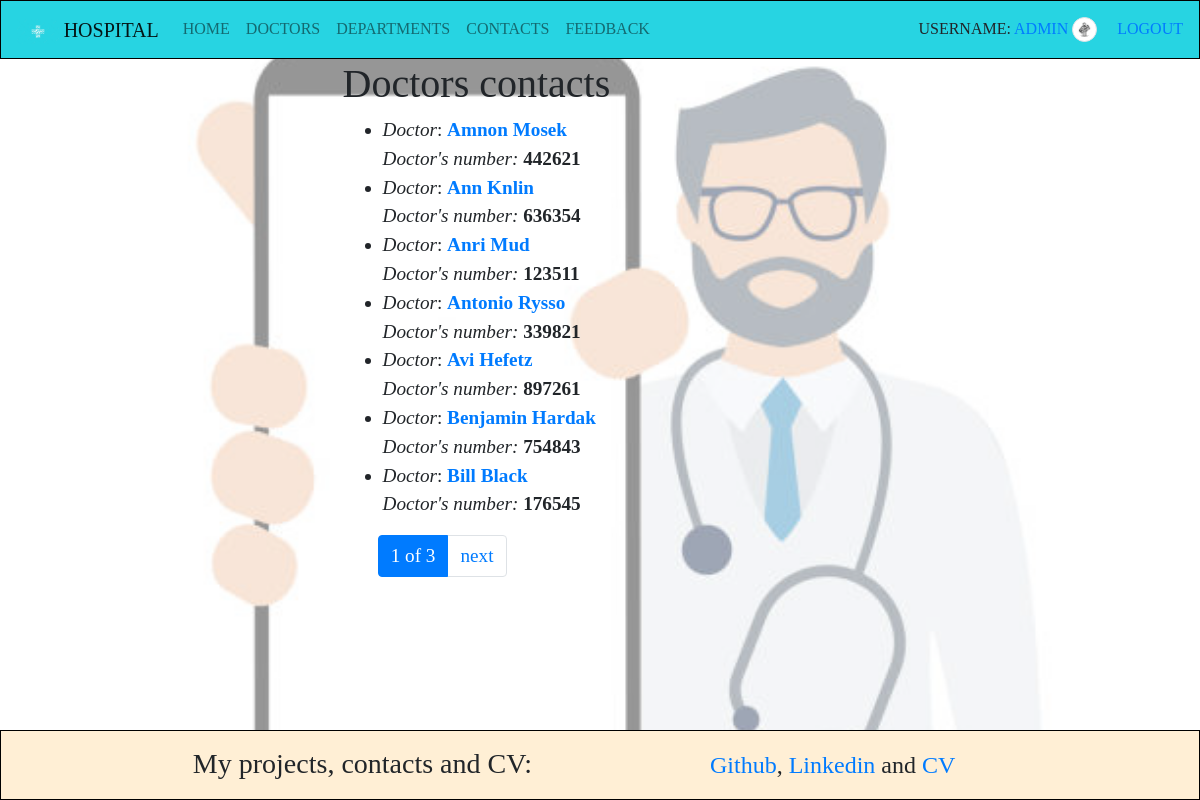
/doctors_contact/ (signed in), run on the app's committed database.
### app/models.py (models this page shows, shortened)
class Doctor(AbstractUser):
    experience = models.IntegerField(null=True, blank=True, default=0)
    description = models.CharField(max_length=255, null=True, blank=True)
    contacts = models.IntegerField(null=True, blank=True)
    avatar = models.ImageField(upload_to="avatars", null=True, blank=True, default="avatars/default_user.png")
    department = models.ManyToManyField(Department)
    class Meta:
        ordering = ["first_name"]

### app/views.py (the view)
# urls.py: path("doctors_contact/", DoctorsContactsListView.as_view(), name="doctors_contact_list"),
class DoctorsContactsListView(generic.ListView):
    model = Doctor
    template_name = "app/doctors_contacts_list.html"
    context_object_name = "doctors_contacts_list"
    paginate_by = 8

### templates/app/doctors_contacts_list.html
{% extends "base.html" %}
{% block content %}
<div class="contact_list">
    <h1>Doctors contacts</h1>
    <ul>
        {% for doctors_contacts in doctors_contacts_list %}
            {% if not doctors_contacts.username != "admin" %}
            {% else %}
                <li>
                    <i>Doctor</i>: <a href="{% url 'app:doctor_detail' pk=doctors_contacts.id %}"><strong>{{ doctors_contacts.first_name }} {{ doctors_contacts.last_name }}</strong></a>
                    <br>
                    <i>Doctor's number:</i> <strong>{{ doctors_contacts.contacts }}</strong>
                </li>
            {% endif %}
        {% endfor %}
    </ul>
</div>
{% endblock %}
{% block background %}
    <div class="doctors_contacts_background"></div>
{% endblock %}

### templates/includes/navbar.html (shortened to what this page needs)
<nav class="navbar navbar-light navbar-expand-lg bg-navbar fixed-top" role="navigation">
    <a class="navbar-brand">
        <img src="/static/images/brand-logo.jpeg" alt="" height="25">
        Hospital
    </a>
    <div class="collapse navbar-collapse" id="navbarSupportedContent">
        <ul class="navbar-nav mr-auto">
            <li class="nav-item">
                <a class="nav-link" href="{% url 'app:index' %}">Home</a>
            </li>
            <li class="nav-item">
                <a class="nav-link" href="{% url 'app:doctors_list' %}">Doctors</a>
            </li>
            <li class="nav-item">
                <a class="nav-link" href="{% url 'app:departments_list' %}">Departments</a>
            </li>
            <li class="nav-item">
                <a class="nav-link" href="{% url 'app:doctors_contact_list' %}">Contacts</a>
            </li>
            <li class="nav-item">
                <a class="nav-link" href="{% url 'app:contact_us' %}">Feedback</a>
            </li>
        </ul>
        <form class="form my-2 my-lg-0">
             {% if user.is_authenticated %}
                 Username: <a href="{% url 'app:doctor_detail' pk=user.id %}">{{ user.get_username }}</a>
                 <img class="img-thumbnail rounded-circle" style="width: 25px; height: 25px;" src="{{ user.avatar.url }}">
                 <a href="{% url 'logout'%}?next={{request.path}}">Logout</a>
            {% else %}
                <a href="{% url 'login'%}?next={{request.path}}">Login</a>
            {% endif %}
        </form>
    </div>
</nav>

### static/css/styles.css (style rules this page uses)
body { font-family: Verdana, serif; position: relative; min-height: 100vh; padding-top: 60px; padding-bottom: 150px; }
.doctors_contacts_background { background: url("../images/contacts_page.jpeg") center center/cover no-repeat; opacity: 50%; display: block; width: 100%; height: 100%; position: absolute; top: 0; left: 0; }
.navbar { background-color: #27d4e2; border: 1px solid black; text-transform: uppercase; }
.nav-item a::after { content: ''; display: block; width: 100%; background-color: #ccc; height: 1px; transform: scale(0); }
.contact_list { margin-left: 28%; }

### data on the page
Doctor: get_username "ADMIN", avatar (picture)
Doctor: first_name "Amnon", last_name "Mosek", contacts "442621"
Doctor: first_name "Ann", last_name "Knlin", contacts "636354"
Doctor: first_name "Anri", last_name "Mud", contacts "123511"
Doctor: first_name "Antonio", last_name "Rysso", contacts "339821"
Doctor: first_name "Avi", last_name "Hefetz", contacts "897261"
Doctor: first_name "Benjamin", last_name "Hardak", contacts "754843"
Doctor: first_name "Bill", last_name "Black", contacts "176545"

### other printed values
{{ page_obj.number }} "1"
{{ paginator.num_pages }} "3"
